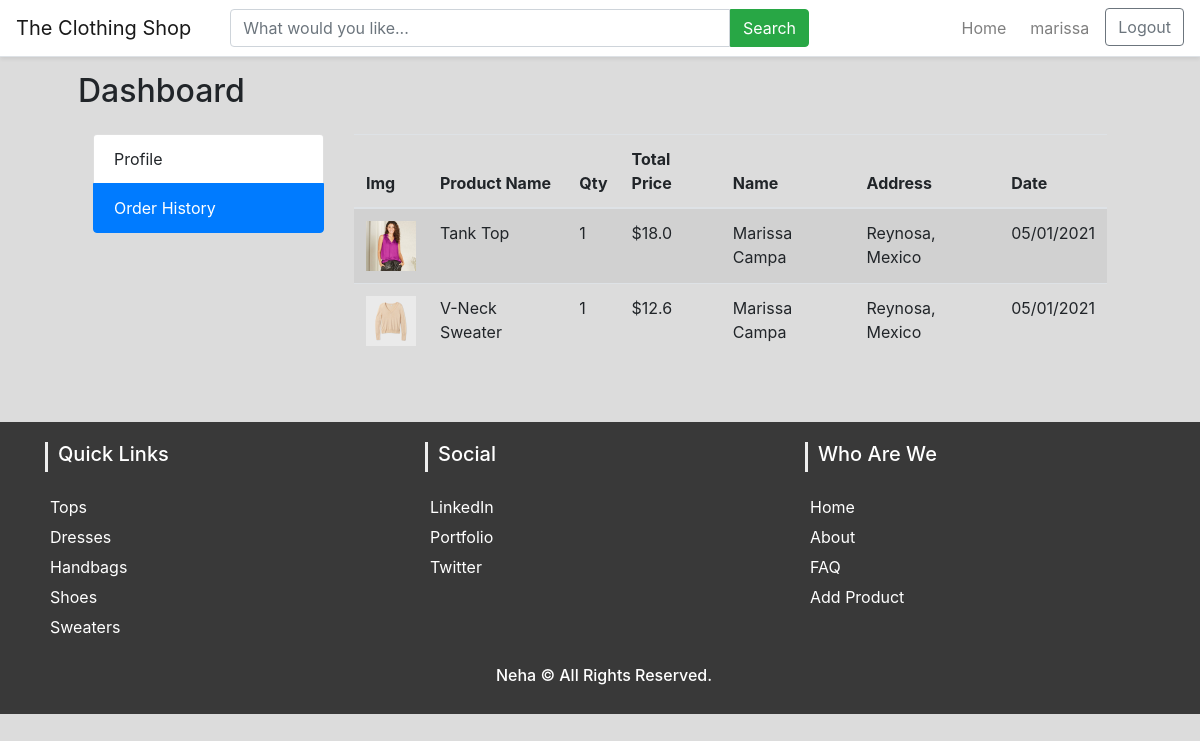
The page /profile?uid=10&orders (signed in) on the database its author committed.
### tables this page shows
CREATE TABLE orders (uid INTEGER REFERENCES users (uid), oname TEXT NOT NULL, mobile TEXT NOT NULL, address TEXT NOT NULL, pid TEXT NOT NULL REFERENCES products (pid) DEFERRABLE, quantity INTEGER NOT NULL, ddate DATETIME NOT NULL);

CREATE TABLE products (pid INTEGER PRIMARY KEY NOT NULL, pname TEXT NOT NULL, price TEXT NOT NULL, description TEXT, available INTEGER, category TEXT NOT NULL, picture TEXT);

### app.py (the view)
@app.route('/profile', methods=['GET', 'POST'])
def profile():
    if 'uid' in request.args and not 'orders' in request.args:
        uid = request.args['uid']
        query = 'SELECT * FROM users WHERE uid = ?'
        user = db_query(query=query, args=[uid], one=True)
        return render_template('profile.html', user=user)
    elif 'uid' in request.args and 'orders' in request.args:
        uid = request.args['uid']
        query = """SELECT p1.uid, p1.pid, p1.quantity, p1.oname, p1.mobile, p1.address, strftime('%d/%m/%Y', p1.ddate) as ddate,
                          p2.pname, p2.price, p2.category, p2.picture, p2.price * p1.quantity as totalprice
                    FROM orders p1 INNER JOIN products p2
                    ON (p1.pid = p2.pid AND p1.uid = ?)"""
        orders = db_query(query=query, args=[uid])
        return render_template('orders.html', orders=orders)
    return redirect('/')

### app.py (called while the page is built)
@app.after_request
def after_request(response):
    response.headers["Cache-Control"] = "no-cache, no-store, must-revalidate"
    response.headers["Expires"] = 0
    response.headers["Pragma"] = "no-cache"
    return response

@app.teardown_appcontext
def close_connection(exception):
    db = getattr(g, '_database', None)
    if db is not None:
        db.close()

### helpers.py (called while the page is built)
def make_dicts(cursor, row):
    return dict((cursor.description[idx][0], value)
                for idx, value in enumerate(row))

def db_query(query, args=(), one=False):
    rv = []
    try:
        with sqlite3.connect(DATABASE) as con:
            con.row_factory = make_dicts
            cur = con.cursor()
            cur.execute(query, args)
            con.commit()
            rv = cur.fetchall()
    except Error as e:
        print(e)
    return (rv[0] if rv else None) if one else (rv if rv else None)

### templates/orders.html (shortened to what this page needs)
{% extends "layout.html" %}
{% block navbar %}
    {% include 'includes/_navbar.html' %}
{% endblock %}
{% block main %}
<div class="container">
    <div class="row">
        <h2 class="my-4">Dashboard</h2>
    </div>
    <div class="row">
        <div class="col-lg-3">
            <div class="list-group">
                <a href="/profile?uid={{session.uid}}" class="list-group-item">Profile</a>
                <a href="/profile?uid={{session.uid}}&orders" class="list-group-item active">Order History</a>
            </div>
        </div>
        <div class="col-lg-9">
            <table class="table table-striped">
                <thead>
                    <tr>
                        <th scope="col">Img</th>
                        <th scope="col">Product Name</th>
                        <th scope="col">Qty</th>
                        <th scope="col">Total Price</th>
                        <th scope="col">Name</th>
                        <th scope="col">Address</th>
                        <th scope="col">Date</th>
                    </tr>
                </thead>
                <tbody>
                    {% for order in orders %}
                    <tr>
                        <td><a href="/tshirt?view={{order.pid}}">
                            <img src="/static/image/product/{{order.category}}/{{order.picture}}" width="50"></a>
                        </td>
                        <td>{{order.pname}}</td>
                        <td>{{order.quantity}}</td>
                        <td>${{order.totalprice}}</td>
                        <td>{{order.oname}}</td>
                        <td>{{order.address}}</td>
                        <td>{{order.ddate}}</td>
                    </tr>
                    {% endfor %}
                </tbody>
            </table>
        </div>
    </div>
</div>
{% endblock %}
{% block footer %}
    {% include 'includes/_footer.html' %}
{% endblock %}

### static/css/style.css (style rules this page uses)
body { background-color: Gainsboro; }
.container a { color: inherit; }

### rows shown on the page
orders: category (picture), pname "Tank Top", quantity "1", totalprice "18.0", oname "Marissa Campa", address "Reynosa, Mexico", ddate "05/01/2021"
orders: category (picture), pname "V-Neck Sweater", quantity "1", totalprice "12.6", oname "Marissa Campa", address "Reynosa, Mexico", ddate "05/01/2021"

### other values the page prints
{{ session.username }} "marissa"
